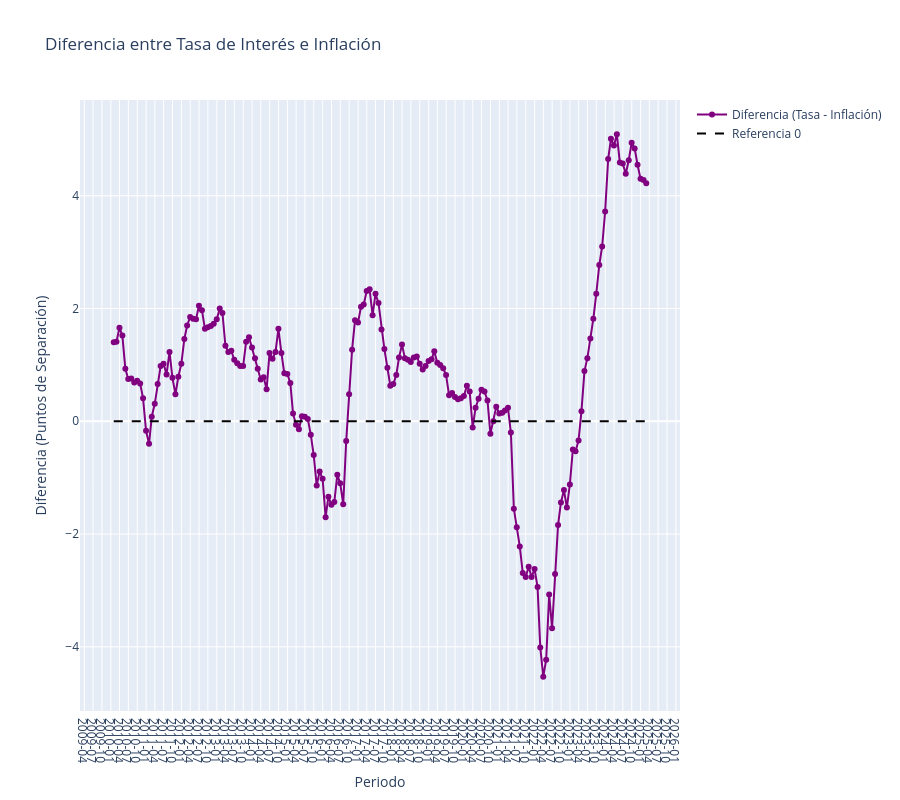

Notebook code cell kept with this figure:
### Code cell
import plotly.graph_objects as go

fig = go.Figure()

# Línea de la diferencia (tasa_interes - inflacion)
fig.add_trace(go.Scatter(
    x=df_data["periodo"], 
    y=df_data["dif_inflacion_tasa"], 
    mode="lines+markers", 
    name="Diferencia (Tasa - Inflación)",
    line=dict(color='purple')
))

# Línea de referencia en 0 para ver cuándo la inflación supera la tasa de interés
fig.add_trace(go.Scatter(
    x=df_data["periodo"], 
    y=[0] * len(df_data),  # Línea horizontal en 0
    mode="lines",
    name="Referencia 0",
    line=dict(color='black', dash="dash")
))

# Configurar el diseño del gráfico
fig.update_layout(
    title="Diferencia entre Tasa de Interés e Inflación",
    xaxis_title="Periodo",
    yaxis_title="Diferencia (Puntos de Separación)",
    height=height,
    xaxis=dict(tickformat="%Y-%m", dtick="M3")  # Formato Año-Mes en eje X
)

fig.show()

### Figure 1 — Plotly figure (JSON) as saved in the notebook; plotly's stock layout.template omitted (floating-point values rounded to 4 significant figures; data arrays with more than 128 entries replaced by an {"elided": "..."} marker saying what was removed)
{"data": [{"line": {"color": "purple"}, "mode": "lines+markers", "name": "Diferencia (Tasa - Inflación)", "type": "scatter", "x": {"elided": "182 str values"}, "y": {"elided": "182 float values"}}, {"line": {"color": "black", "dash": "dash"}, "mode": "lines", "name": "Referencia 0", "type": "scatter", "x": {"elided": "182 str values"}, "y": {"elided": "182 int values"}}], "layout": {"height": 800, "title": {"text": "Diferencia entre Tasa de Interés e Inflación"}, "xaxis": {"dtick": "M3", "tickformat": "%Y-%m", "title": {"text": "Periodo"}}, "yaxis": {"title": {"text": "Diferencia (Puntos de Separación)"}}}}
